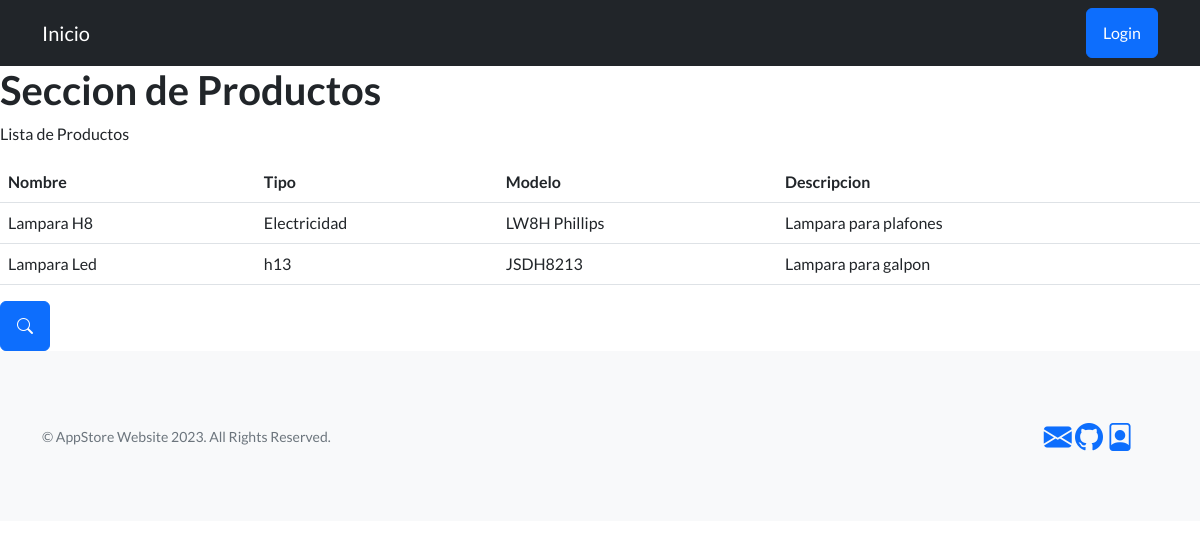
Screenshot of /app-store/productos/ with the database file from the repository.
### AppStore/models.py (models this page shows, shortened)
class Producto(models.Model):
    nombre = models.CharField(max_length=30)
    tipo= models.CharField(max_length=30)
    modelo = models.CharField(max_length=30)
    descripcion= models.CharField(max_length=30)

### AppStore/views.py (the view)
# urls.py: path('productos/', productos, name='Productos'),
def productos(req):
    lista = Producto.objects.all()
    return render(req,"productos.html" , {"productos": lista})

### AppStore/templates/productos.html (shortened to what this page needs)
{% extends 'main.html' %}
{% block bloqueMutable %}
            <h1>Seccion de Productos</h1>
            <p>
                Lista de Productos
            </p>
            <table class="table">
              <thead>
                  <tr>
                      <th scope="col">Nombre</th>
                      <th scope="col">Tipo</th>
                      <th scope="col">Modelo</th>
                      <th scope="col">Descripcion</th>
                  </tr>
              </thead>
              <tbody>
                  {% for producto in productos %}
                  <tr>
                      <td>{{ producto.nombre }}</td>
                      <td>{{ producto.tipo }}</td>
                      <td>{{ producto.modelo }}</td>
                      <td>{{ producto.descripcion }}</td>
                  </tr>
                  {% endfor %}
              </tbody>
          </table>
            <a class="btn btn-primary" href="../busqueda-producto" role="button"><i class="bi bi-search"></i></a>
{% endblock bloqueMutable %}

### rows the page displays
Producto: nombre "Lampara H8", tipo "Electricidad", modelo "LW8H Phillips", descripcion "Lampara para plafones"
Producto: nombre "Lampara Led", tipo "h13", modelo "JSDH8213", descripcion "Lampara para galpon"
